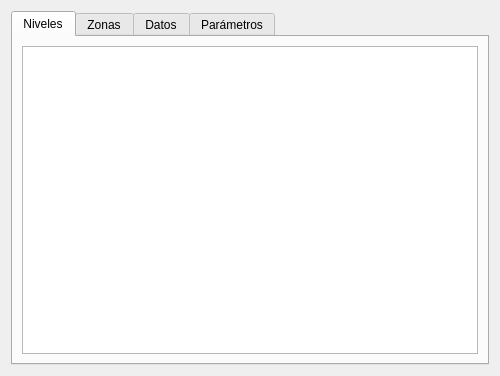
<?xml version="1.0" encoding="UTF-8"?>
<ui version="4.0">
 <class>ZonaListClass</class>
 <widget class="DataList" name="ZonaListClass">
  <property name="geometry">
   <rect>
    <x>0</x>
    <y>0</y>
    <width>500</width>
    <height>376</height>
   </rect>
  </property>
  <property name="sizePolicy">
   <sizepolicy hsizetype="Expanding" vsizetype="Preferred">
    <horstretch>0</horstretch>
    <verstretch>0</verstretch>
   </sizepolicy>
  </property>
  <property name="minimumSize">
   <size>
    <width>500</width>
    <height>0</height>
   </size>
  </property>
  <property name="windowTitle">
   <string>Form</string>
  </property>
  <layout class="QVBoxLayout" name="verticalLayout_2">
   <item>
    <widget class="TTabWidget" name="tab">
     <property name="currentIndex">
      <number>0</number>
     </property>
     <widget class="QWidget" name="tab_4">
      <attribute name="title">
       <string>Niveles</string>
      </attribute>
      <layout class="QVBoxLayout" name="verticalLayout">
       <item>
        <widget class="QTableView" name="tablaNiveles">
         <property name="alternatingRowColors">
          <bool>true</bool>
         </property>
        </widget>
       </item>
      </layout>
     </widget>
     <widget class="QWidget" name="tab_5">
      <attribute name="title">
       <string>Zonas</string>
      </attribute>
      <layout class="QVBoxLayout" name="verticalLayout_3">
       <item>
        <widget class="QTableView" name="tabla">
         <property name="editTriggers">
          <set>QAbstractItemView::NoEditTriggers</set>
         </property>
         <property name="alternatingRowColors">
          <bool>true</bool>
         </property>
         <property name="selectionBehavior">
          <enum>QAbstractItemView::SelectRows</enum>
         </property>
         <attribute name="horizontalHeaderCascadingSectionResizes">
          <bool>false</bool>
         </attribute>
         <attribute name="horizontalHeaderCascadingSectionResizes">
          <bool>false</bool>
         </attribute>
        </widget>
       </item>
       <item>
        <layout class="QHBoxLayout" name="horizontalLayout">
         <item>
          <spacer name="horizontalSpacer">
           <property name="orientation">
            <enum>Qt::Horizontal</enum>
           </property>
           <property name="sizeHint" stdset="0">
            <size>
             <width>40</width>
             <height>20</height>
            </size>
           </property>
          </spacer>
         </item>
         <item>
          <widget class="QPushButton" name="anade">
           <property name="text">
            <string>Añadir...</string>
           </property>
          </widget>
         </item>
         <item>
          <widget class="QPushButton" name="edita">
           <property name="enabled">
            <bool>false</bool>
           </property>
           <property name="text">
            <string>Editar...</string>
           </property>
          </widget>
         </item>
         <item>
          <widget class="QPushButton" name="elimina">
           <property name="enabled">
            <bool>false</bool>
           </property>
           <property name="text">
            <string>Eliminar</string>
           </property>
          </widget>
         </item>
        </layout>
       </item>
      </layout>
     </widget>
     <widget class="QWidget" name="tab_6">
      <attribute name="title">
       <string>Datos</string>
      </attribute>
      <layout class="QVBoxLayout" name="verticalLayout_5">
       <item>
        <layout class="QHBoxLayout" name="horizontalLayout_3">
         <item>
          <widget class="QLabel" name="label">
           <property name="text">
            <string>Escenario</string>
           </property>
           <property name="buddy">
            <cstring>escenario</cstring>
           </property>
          </widget>
         </item>
         <item>
          <widget class="TComboBox" name="escenario">
           <property name="sizePolicy">
            <sizepolicy hsizetype="Preferred" vsizetype="Fixed">
             <horstretch>1</horstretch>
             <verstretch>0</verstretch>
            </sizepolicy>
           </property>
          </widget>
         </item>
        </layout>
       </item>
       <item>
        <widget class="QTableView" name="tablaDatos">
         <property name="contextMenuPolicy">
          <enum>Qt::CustomContextMenu</enum>
         </property>
         <property name="editTriggers">
          <set>QAbstractItemView::AnyKeyPressed|QAbstractItemView::DoubleClicked|QAbstractItemView::EditKeyPressed|QAbstractItemView::SelectedClicked</set>
         </property>
         <property name="alternatingRowColors">
          <bool>true</bool>
         </property>
        </widget>
       </item>
       <item>
        <layout class="QHBoxLayout" name="horizontalLayout_2">
         <item>
          <widget class="QPushButton" name="guardaDatos">
           <property name="text">
            <string>Guardar</string>
           </property>
          </widget>
         </item>
         <item>
          <widget class="QPushButton" name="descartaDatos">
           <property name="text">
            <string>Descartar</string>
           </property>
          </widget>
         </item>
         <item>
          <spacer name="horizontalSpacer_2">
           <property name="orientation">
            <enum>Qt::Horizontal</enum>
           </property>
           <property name="sizeHint" stdset="0">
            <size>
             <width>40</width>
             <height>20</height>
            </size>
           </property>
          </spacer>
         </item>
         <item>
          <widget class="QPushButton" name="anadeDatos">
           <property name="text">
            <string>Añadir</string>
           </property>
          </widget>
         </item>
         <item>
          <widget class="QPushButton" name="eliminaDatos">
           <property name="text">
            <string>Eliminar</string>
           </property>
          </widget>
         </item>
        </layout>
       </item>
      </layout>
     </widget>
     <widget class="QWidget" name="tab_2">
      <attribute name="title">
       <string>Parámetros</string>
      </attribute>
      <layout class="QVBoxLayout" name="verticalLayout_4">
       <item>
        <layout class="QHBoxLayout" name="horizontalLayout_5">
         <item>
          <widget class="QLabel" name="label_2">
           <property name="text">
            <string>Escenario</string>
           </property>
           <property name="buddy">
            <cstring>escenarioParam</cstring>
           </property>
          </widget>
         </item>
         <item>
          <widget class="TComboBox" name="escenarioParam"/>
         </item>
         <item>
          <spacer name="horizontalSpacer_4">
           <property name="orientation">
            <enum>Qt::Horizontal</enum>
           </property>
           <property name="sizeHint" stdset="0">
            <size>
             <width>40</width>
             <height>20</height>
            </size>
           </property>
          </spacer>
         </item>
        </layout>
       </item>
       <item>
        <widget class="QTableView" name="tablaParametros">
         <property name="contextMenuPolicy">
          <enum>Qt::CustomContextMenu</enum>
         </property>
        </widget>
       </item>
       <item>
        <layout class="QHBoxLayout" name="horizontalLayout_4">
         <item>
          <widget class="QPushButton" name="guardaParametros">
           <property name="text">
            <string>Guardar</string>
           </property>
          </widget>
         </item>
         <item>
          <widget class="QPushButton" name="descartaParametros">
           <property name="text">
            <string>Descartar</string>
           </property>
          </widget>
         </item>
         <item>
          <spacer name="horizontalSpacer_3">
           <property name="orientation">
            <enum>Qt::Horizontal</enum>
           </property>
           <property name="sizeHint" stdset="0">
            <size>
             <width>40</width>
             <height>20</height>
            </size>
           </property>
          </spacer>
         </item>
         <item>
          <widget class="QPushButton" name="anadeParametros">
           <property name="text">
            <string>Añadir</string>
           </property>
          </widget>
         </item>
         <item>
          <widget class="QPushButton" name="eliminaParametros">
           <property name="text">
            <string>Eliminar</string>
           </property>
          </widget>
         </item>
        </layout>
       </item>
      </layout>
     </widget>
    </widget>
   </item>
  </layout>
  <action name="clipboardDatos">
   <property name="text">
    <string>Insertar desde el portapapeles</string>
   </property>
  </action>
  <action name="clipboardParametros">
   <property name="text">
    <string>Insertar desde el portapapeles...</string>
   </property>
  </action>
 </widget>
 <customwidgets>
  <customwidget>
   <class>DataList</class>
   <extends>QWidget</extends>
   <header location="global">widgets/datalist.h</header>
   <container>1</container>
  </customwidget>
  <customwidget>
   <class>TComboBox</class>
   <extends>QComboBox</extends>
   <header>ts.h</header>
  </customwidget>
  <customwidget>
   <class>TTabWidget</class>
   <extends>QTabWidget</extends>
   <header>ts.h</header>
   <container>1</container>
  </customwidget>
 </customwidgets>
 <tabstops>
  <tabstop>tablaNiveles</tabstop>
  <tabstop>tab</tabstop>
  <tabstop>tabla</tabstop>
  <tabstop>anade</tabstop>
  <tabstop>edita</tabstop>
  <tabstop>elimina</tabstop>
  <tabstop>escenario</tabstop>
  <tabstop>tablaDatos</tabstop>
  <tabstop>anadeDatos</tabstop>
  <tabstop>eliminaDatos</tabstop>
  <tabstop>guardaDatos</tabstop>
  <tabstop>descartaDatos</tabstop>
  <tabstop>escenarioParam</tabstop>
  <tabstop>tablaParametros</tabstop>
  <tabstop>anadeParametros</tabstop>
  <tabstop>eliminaParametros</tabstop>
  <tabstop>guardaParametros</tabstop>
  <tabstop>descartaParametros</tabstop>
 </tabstops>
 <resources/>
 <connections>
  <connection>
   <sender>tablaDatos</sender>
   <signal>customContextMenuRequested(QPoint)</signal>
   <receiver>ZonaListClass</receiver>
   <slot>showContextMenu(QPoint)</slot>
   <hints>
    <hint type="sourcelabel">
     <x>198</x>
     <y>127</y>
    </hint>
    <hint type="destinationlabel">
     <x>324</x>
     <y>2</y>
    </hint>
   </hints>
  </connection>
  <connection>
   <sender>tablaParametros</sender>
   <signal>customContextMenuRequested(QPoint)</signal>
   <receiver>ZonaListClass</receiver>
   <slot>showContextMenu(QPoint)</slot>
   <hints>
    <hint type="sourcelabel">
     <x>269</x>
     <y>225</y>
    </hint>
    <hint type="destinationlabel">
     <x>497</x>
     <y>4</y>
    </hint>
   </hints>
  </connection>
 </connections>
</ui>
